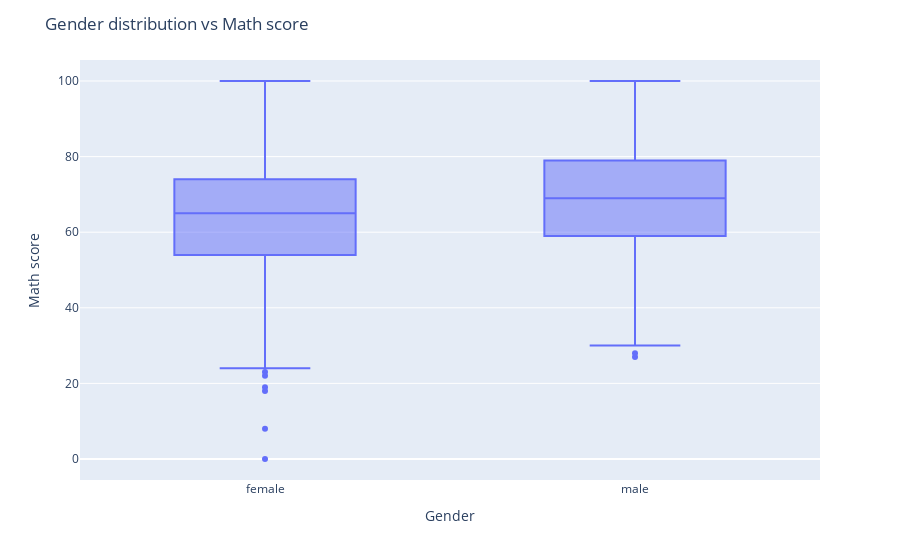

The notebook cell saved with this chart:
### Code cell
fig = px.box(df, x ='gender', y ='math score')
fig.update_layout(
    xaxis_title='Gender',
    yaxis_title='Math score',
    title='Gender distribution vs Math score'
)
fig.show()

### Figure 1 — Plotly figure (JSON) as saved in the notebook; plotly's stock layout.template omitted (floating-point values rounded to 4 significant figures; data arrays with more than 128 entries replaced by an {"elided": "..."} marker saying what was removed)
{"data": [{"alignmentgroup": "True", "hovertemplate": "gender=%{x}<br>math score=%{y}<extra></extra>", "legendgroup": "", "marker": {"color": "#636efa"}, "name": "", "notched": false, "offsetgroup": "", "orientation": "v", "showlegend": false, "type": "box", "x": {"elided": "1000 str values"}, "x0": " ", "xaxis": "x", "y": {"elided": "1000 int values"}, "y0": " ", "yaxis": "y"}], "layout": {"boxmode": "group", "legend": {"tracegroupgap": 0}, "margin": {"t": 60}, "title": {"text": "Gender distribution vs Math score"}, "xaxis": {"anchor": "y", "domain": [0, 1], "title": {"text": "Gender"}}, "yaxis": {"anchor": "x", "domain": [0, 1], "title": {"text": "Math score"}}}}
